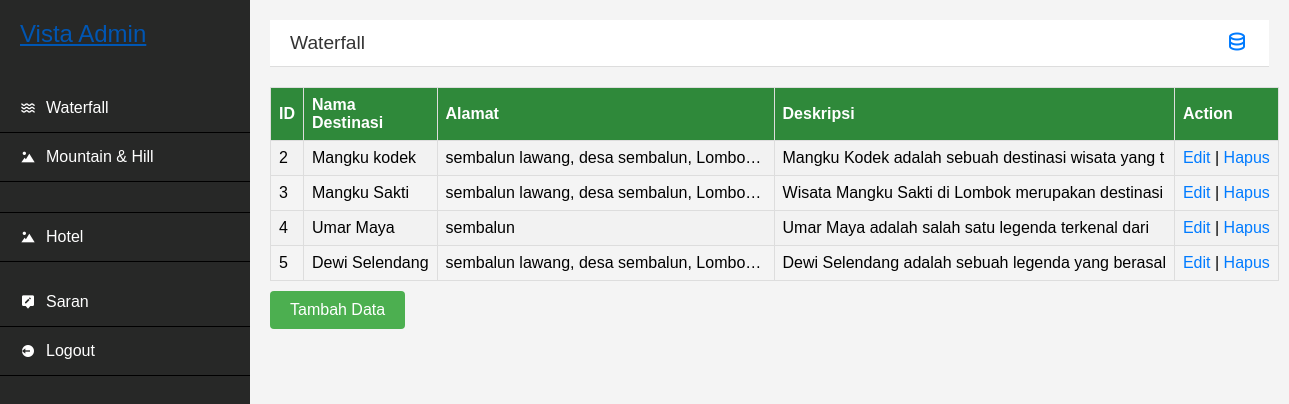
The page /admin1.php on the database its author committed.
### tables this page shows
CREATE TABLE `images` (
  `id` int(11) NOT NULL AUTO_INCREMENT,
  `image_name` varchar(50) DEFAULT NULL,
  `nama_destinasi` varchar(50) DEFAULT NULL,
  `alamat` varchar(50) DEFAULT NULL,
  `harga_tiket` int(11) DEFAULT NULL,
  `deskripsi` varchar(50) DEFAULT NULL,
  PRIMARY KEY (`id`)
);

### admin1.php (the view, shortened to what this page needs)
<?php
include "database.php";
$sql = "SELECT * FROM images";
$result = $conn->query($sql);
?>
<!DOCTYPE html>
<html lang="en">
<head>
	<link href='https://unpkg.com/boxicons@2.0.9/css/boxicons.min.css' rel='stylesheet'>
	<link rel="stylesheet" href="CSS/adminStyle.css">
</head>
<body>
	<section id="sidebar">
		<a href="#" class="brand">
			<span class="text">Vista Admin</span>
		</a>
		<ul class="side-menu top">
			<li class="active">
				<a href="admin1.php">
					<i class='bx bx-water' ></i>
					<span class="text">Waterfall</span>
				</a>
			</li>
			<li>
				<a href="bukit.php">
					<i class='bx bxs-landscape' ></i>
					<span class="text">Mountain & Hill</span>
				</a>
			</li>
			<li>
			<li>
				<a href="admin_hotel.php">
					<i class='bx bxs-landscape' ></i>
					<span class="text">Hotel</span>
				</a>
			</li>
		</ul>
		<ul class="side-menu">
			<li>
				<a href="saran_admin.php" class="logout">
					<i class='bx bxs-message-alt-edit'></i>
					<span class="text">Saran</span>
				</a>
			</li>
			<li>
				<a href="logout.php" class="logout">
					<i class='bx bxs-log-out-circle' ></i>
					<span class="text">Logout</span>
				</a>
			</li>
		</ul>
	</section>
	<section id="content">
		<nav>
			<a href="#" class="nav-link">Waterfall </a>
			<a href="#" class="profile">
				<i class='bx bx-data' ></i>
			</a>
		</nav>
		<table>
        <tr>
            <th>ID</th>
            <th>Nama Destinasi</th>
            <th>Alamat</th>
            <th>Deskripsi</th>
            <th>Action</th>
        </tr>
        <?php
        if ($result->num_rows > 0) {
            while($row = $result->fetch_assoc()) {
                echo "<tr>";
                echo "<td>".$row["id"]."</td>";
                echo "<td>".$row["nama_destinasi"]."</td>";
                echo "<td>".$row["alamat"]."</td>";
                echo "<td>".$row["deskripsi"]."</td>";
                echo "<td><a href='edit.php?id=".$row["id"]."'>Edit</a> | <a href='delete.php?id=".$row["id"]."' onclick='return confirm(\"Apakah Anda yakin ingin menghapus data?\")'>Hapus</a></td>";
                echo "</tr>";
            }
        } else {
            echo "<tr><td colspan='5'>Tidak ada data</td></tr>";
        }
        ?>
    </table>
	<a href="gallery.php" class="add-data-button">Tambah Data</a>
	</section>
</body>
</html>

### CSS/adminStyle.css (style rules this page uses)
:root { --primary: #000000; --bg: #ffffff; --secondary: #59d672; --button: #408af1; }
body { font-family: Arial, sans-serif; background-color: #f4f4f4; margin: 0; padding: 0; }
#sidebar { background-color: #272827; color: #fff; height: 100vh; width: 250px; position: fixed; top: 0; left: 0; overflow-y: auto; }
.brand { display: flex; align-items: center; padding: 20px; font-size: 1.5rem; text-decoration: none; color: #fff; }
.side-menu { list-style: none; padding: 0; }
.side-menu li { padding: 15px 20px; border-bottom: 1px solid #000000; }
.side-menu li a { color: #fff; text-decoration: none; display: flex; align-items: center; }
.side-menu li a .text { margin-left: 10px; }
#content { margin-left: 250px; padding: 20px; max-width: calc(100% - 250px); }
nav { display: flex; align-items: center; justify-content: space-between; background-color: #fff; padding: 10px 20px; border-bottom: 1px solid #ddd; max-width: 100%; overflow-x: auto; }
nav i { font-size: 1.5rem; cursor: pointer; }
nav .nav-link { font-size: 1.2rem; color: #333; text-decoration: none; }
table { width: 100%; border-collapse: collapse; margin-top: 20px; max-width: 100px }
table, th, td { border: 1px solid #ddd; }
th, td { padding: 8px; text-align: left; }
td:nth-child(2), td:nth-child(3) { max-width: 320px; overflow: hidden; text-overflow: ellipsis; white-space: nowrap; }
td:nth-child(4) { max-width: 500px; overflow: hidden; text-overflow: ellipsis; white-space: nowrap; }
td:nth-child(5) { max-width: 400px; overflow: hidden; text-overflow: ellipsis; white-space: nowrap; }
th { background-color: #2f893a; color: white; }
tr:nth-child(even) { background-color: #f2f2f2; }
a { text-decoration: none; color: #007bff; }
.notification, .profile { position: relative; }
.logout { color: #ff0000; }
.add-data-button { display: inline-block; padding: 10px 20px; background-color: #4CAF50; color: white; text-decoration: none; border: none; border-radius: 4px; cursor: pointer; margin-top: 10px ; transition: background-color 0.3s; }

### rows shown on the page
images: id "2", nama_destinasi "Mangku kodek", alamat "sembalun lawang, desa sembalun, Lombo…", deskripsi "Mangku Kodek adalah sebuah destinasi wisata yang t"
images: id "3", nama_destinasi "Mangku Sakti", alamat "sembalun lawang, desa sembalun, Lombo…", deskripsi "Wisata Mangku Sakti di Lombok merupakan destinasi"
images: id "4", nama_destinasi "Umar Maya", alamat "sembalun", deskripsi "Umar Maya adalah salah satu legenda terkenal dari"
images: id "5", nama_destinasi "Dewi Selendang", alamat "sembalun lawang, desa sembalun, Lombo…", deskripsi "Dewi Selendang adalah sebuah legenda yang berasal"
